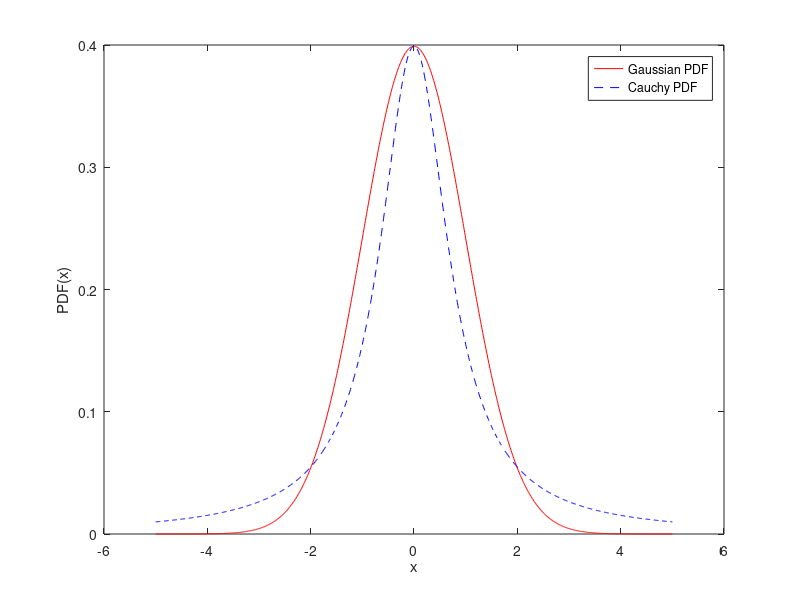

Write the MATLAB code that produced this figure.
function CauchyGaussian

% Plot a Cauchy PDF and a Gaussian PDF

x = -5 : .01 : 5;
sigma = 1;
gamma = sigma * sqrt(2 / pi);

Cauchy = gamma ./ (x.^2 + gamma^2) / pi;
Gauss = exp(-x.^2 / 2 / sigma.^2) / sigma / sqrt(2 * pi);

close all
figure
plot(x,Gauss,'r-', x,Cauchy,'b--')
xlabel('x')
ylabel('PDF(x)')
legend('Gaussian PDF', 'Cauchy PDF')
